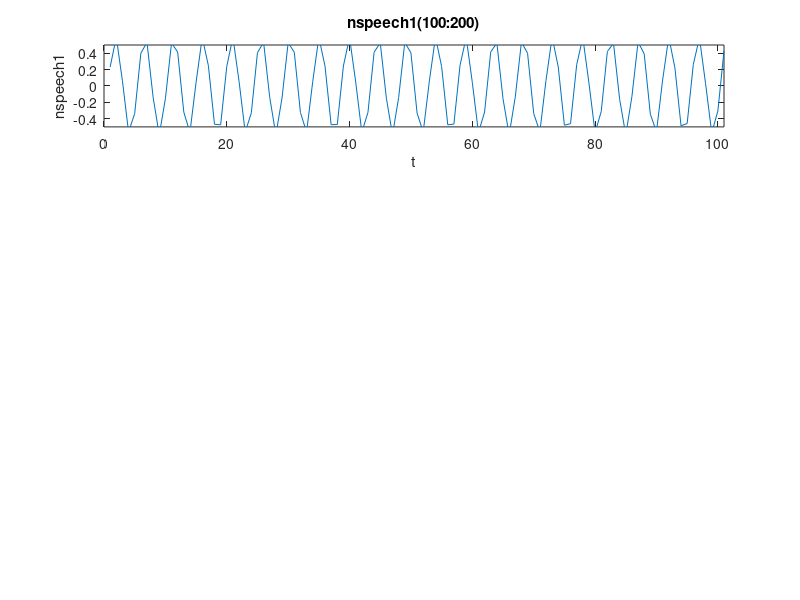

MATLAB code to generate this figure: (Note: this script raises an error after producing the figure.)
load nspeech1
%sound(nspeech1)

subplot(4,1,1)
plot(nspeech1(100:200))
axis([0 101 -0.5 0.5])
title('nspeech1(100:200)')
xlabel('t')
ylabel('nspeech1')

[X, w] = DTFT(nspeech1(100:1100), 0);

subplot(4,1,2)
plot(w, abs(X))
axis([-pi pi 0 300])
title('DTFT(nspeech1(100:1100))')
xlabel('w')
ylabel('DTFT(nspeech1)')

[Xmax, Imax] = max(abs(X));

theta = w(Imax);
filtered = FIRfilter(nspeech1, theta);

subplot(4,1,3)
plot(filtered(100:200))
axis([0 101 -1e-3 6e-3])
title('FIRfilter(nspeech1, theta = -1.3254)')
xlabel('t')
ylabel('filter(nspeech1)')

sound(filtered)

subplot(4,1,4)
[X, w] = DTFT(filtered(100:1100), 0);
plot(w, abs(X))
axis([-pi pi 0 6])
title('DTFT(filtered(100:1100))')
xlabel('w')
ylabel('DTFT(filtered)')

